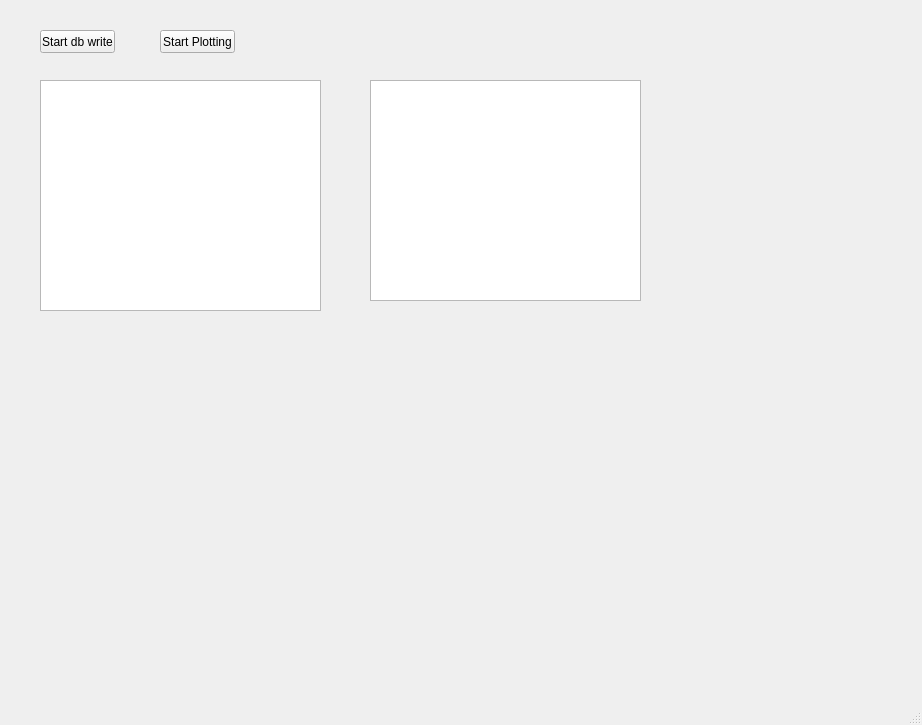
<?xml version="1.0" encoding="UTF-8"?>
<ui version="4.0">
 <class>dbPlotWindow</class>
 <widget class="QMainWindow" name="dbPlotWindow">
  <property name="geometry">
   <rect>
    <x>0</x>
    <y>0</y>
    <width>922</width>
    <height>725</height>
   </rect>
  </property>
  <property name="windowTitle">
   <string>MainWindow</string>
  </property>
  <widget class="QWidget" name="centralwidget">
   <widget class="ImageView" name="plot">
    <property name="geometry">
     <rect>
      <x>40</x>
      <y>80</y>
      <width>281</width>
      <height>231</height>
     </rect>
    </property>
   </widget>
   <widget class="QPushButton" name="startWriteButton">
    <property name="geometry">
     <rect>
      <x>40</x>
      <y>30</y>
      <width>75</width>
      <height>23</height>
     </rect>
    </property>
    <property name="text">
     <string>Start db write</string>
    </property>
   </widget>
   <widget class="QPushButton" name="startPlotButton">
    <property name="geometry">
     <rect>
      <x>160</x>
      <y>30</y>
      <width>75</width>
      <height>23</height>
     </rect>
    </property>
    <property name="text">
     <string>Start Plotting</string>
    </property>
   </widget>
   <widget class="PlotWidget" name="scatterPlot">
    <property name="geometry">
     <rect>
      <x>370</x>
      <y>80</y>
      <width>271</width>
      <height>221</height>
     </rect>
    </property>
   </widget>
  </widget>
  <widget class="QMenuBar" name="menubar">
   <property name="geometry">
    <rect>
     <x>0</x>
     <y>0</y>
     <width>922</width>
     <height>21</height>
    </rect>
   </property>
  </widget>
  <widget class="QStatusBar" name="statusbar"/>
 </widget>
 <customwidgets>
  <customwidget>
   <class>ImageView</class>
   <extends>QGraphicsView</extends>
   <header>pyqtgraph</header>
  </customwidget>
  <customwidget>
   <class>PlotWidget</class>
   <extends>QGraphicsView</extends>
   <header>pyqtgraph</header>
  </customwidget>
 </customwidgets>
 <resources/>
 <connections/>
</ui>
